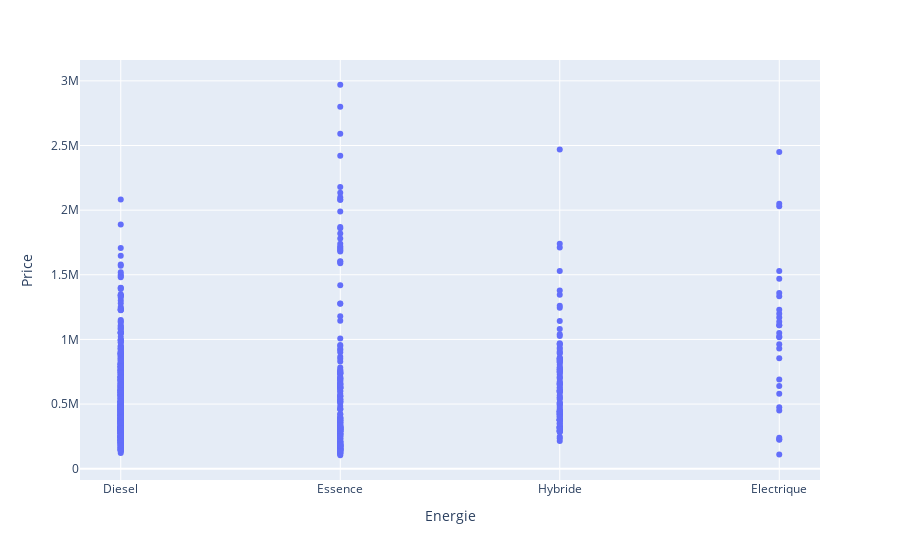

This figure's notebook cell:
### Code cell
fig = px.scatter(new_df, x='Energie' , y='Price')
fig

### Figure 1 — Plotly figure (JSON) as saved in the notebook; plotly's stock layout.template omitted (floating-point values rounded to 4 significant figures; data arrays with more than 128 entries replaced by an {"elided": "..."} marker saying what was removed)
{"data": [{"hovertemplate": "Energie=%{x}<br>Price=%{y}<extra></extra>", "legendgroup": "", "marker": {"color": "#636efa", "symbol": "circle"}, "mode": "markers", "name": "", "orientation": "v", "showlegend": false, "type": "scatter", "x": {"elided": "845 str values"}, "xaxis": "x", "y": {"elided": "845 int values"}, "yaxis": "y"}], "layout": {"legend": {"tracegroupgap": 0}, "margin": {"t": 60}, "xaxis": {"anchor": "y", "domain": [0, 1], "title": {"text": "Energie"}}, "yaxis": {"anchor": "x", "domain": [0, 1], "title": {"text": "Price"}}}}
